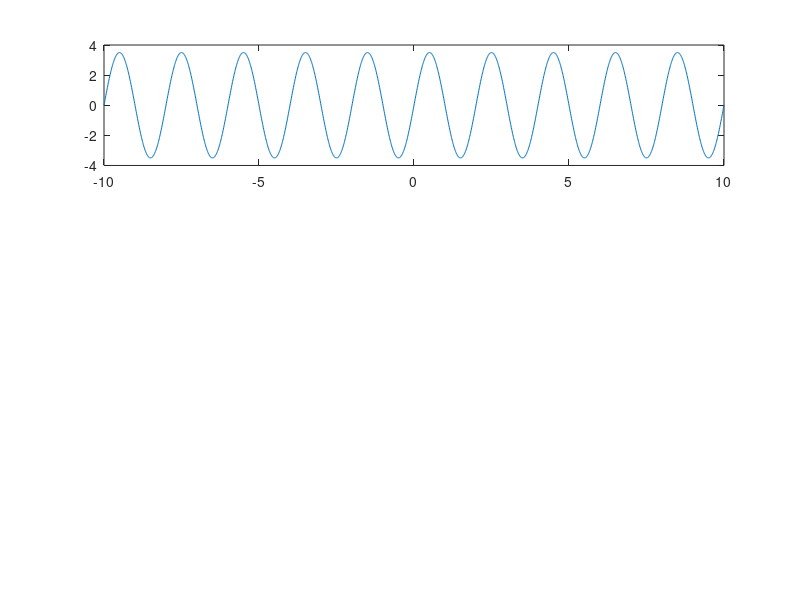

Recreate this plot in MATLAB. (Note: this script raises an error after producing the figure.)
% X1 debe ser una señal senoidal con periodo fundamental T=2s y amplitud 3,5  
t=-10:0.01:10;
A1=3.5;
T1=2;
W1=2*pi/T1;
X1=A1*sin(W1.*t);
figure('Name','SEÑALES X1(t),X2(t),X3(t)');
subplot(3,1,1);
p=plot(t,X1); 
p.Color = 'M';
title('Grafica X1(t)')
axis([-6 6 -5 5])
xlabel("t");
ylabel("x(t)");
grid on;

% X2 señal senoidal con frecuencia angular ω=3*π, fase Φ=1s y amplitud 2,5
t=-10:0.01:10;
A2=2.5;
P2=1;
W2=3*pi;
X2=A2*sin(W2.*(t+P2));
subplot(3,1,2);
p=plot(t,X2); 
p.Color = 'C';
title('Grafica X2(t)')
axis([-6 6 -5 5])
xlabel("t");
ylabel("x(t)");
grid on;

% X3 señal tipo seno con periodo fundamental T=400*π ms, fase Φ=1,5s y amplitud 4. 
t=-10:0.01:10;
A3=4;
T3=(400*pi)*10^(-3);
P3=1.5;
W3=2*pi/T3;
X3=A3*sin(W3.*(t+P3));
subplot(3,1,3);
p=plot(t,X3); 
p.Color = 'R';
title('Grafica X3(t)')
axis([-6 6 -5 5])
xlabel("t");
ylabel("x(t)");
grid on;

% X4(t)= X1(t)-X2(t)
figure('Name','X4(t)=X1(t)-X2(t)');
subplot(2,1,1);
X4=X1-X2;
p=plot(t,X1,'b--'); 
p.Color = 'B';
title('Grafica X1(t)-X2(t)');
hold on;
p=plot(t,X2,'b--');
p.Color = 'Y';
hold off;
legend('X1','X2');
axis([-4 4 -6 6]);
xlabel("t");
ylabel("x(t)");
grid on;
subplot(2,1,2);
p=plot(t,X4); 
p.Color = 'G';
title('Grafica X4(t)');
axis([-4 4 -6 6]);
xlabel("t");
ylabel("x(t)");
grid on;

% X5(t)=X1(t)*X2(t)
figure('Name','X5(t)=X1(t)*X2(t)');
subplot(2,1,1);
X5=X1.*X2;
p=plot(t,X1,'b--'); 
p.Color = 'B';
title('Grafica X1(t)*X2(t)');
hold on;
p=plot(t,X2,'b--');
p.Color = 'R';
hold off;
legend('X1','X2');
axis([-4 4 -8 8]);
xlabel("t");
ylabel("x(t)");
grid on;
subplot(2,1,2);
p=plot(t,X5); 
p.Color = 'M';
title('Grafica X5(t)');
axis([-4 4 -10 8]);
xlabel("t");
ylabel("x(t)");
grid on;

% X6(t)=X1(t)*X3(t) + X2(t)
figure('Name','X6(t)=X1(t)*X3(t) + X2(t)');
subplot(2,1,1);
X6=(X1.*X3)+X2;
p=plot(t,X1,'b--'); 
p.Color = 'R';
title('Grafica X1(t)*X3(t) + X2(t)');
hold on;
p=plot(t,X2,'b--');
p.Color = 'G';
p=plot(t,X3,'b--');
p.Color = 'B';
hold off;
legend('X1','X2','X3');
axis([-4 4 -8 8]);
xlabel("t");
ylabel("x(t)");
grid on;
subplot(2,1,2);
p=plot(t,X6); 
p.Color = 'C';
title('Grafica X6(t)');
axis([-4 4 -15 17]);
xlabel("t");
ylabel("x(t)");
grid on;

% Determine de forma analítica cuáles de las últimas 3 señales generadas es periódica y cuál es su
% periodo fundamental.

f = msgbox({'-------------X4(t)= X1(t)-X2(t)-------------';
    'TX1=2';
    'TX2=2*pi/W2;';
    'SI K ES UN NUMERO RACIONAL SE AFIRMA QUE LA SEÑAL ES PERIODICA';
    'K=TX1/TX2 -->2/(2/3)';
    'K=3/1';
    '----> X4 ES UNA SEÑAL PERIODICA';
    'TX2*3=2';
    'TX1*1=2';
    'EL PERIODO DE LA SEÑAL ES 2';
    ' ';
    '-------------X5(t)= X1(t)*X2(t)-------------';
    'ES NECESARIO REESCRIBIR LA OPERACION COMO SUMA DE COSENOS';
    '1/2((Cos(2π/2 t-(3πt+1)))-(Cos(2π/2 t+(3πt+1))))';
    '1/2 ((Cos(-2πt-1))-(Cos(4πt+1)))';
    'T1=(2*π)/(-2π)=1';
    'T2=(2*π)/4π=1/2';
    'K=TX1/TX2 --> 1/(1/2)' ;
    'K=2/1';
    '----> X5 ES UNA SEÑAL PERIODICA';
    'TX2*2=1';
    'TX1*1=1';
    'EL PERIODO DE LA SEÑAL ES 1';
    ' ';
    '-------------X6(t)=X1(t)*X3(t) + X2(t)-------------';
    'ES NECESARIO REESCRIBIR LA OPERACION COMO SUMA DE COSENOS';
    '1/2 ((Cos(2π/2 t-(5t+1.5)))-(Cos(2π/2 t+(5t+1.5))))';
    '1/2 ((Cos((π-5)t-1.5))-(Cos((π+5)t+1.5)))';
    'T1=(2*π)/(π-5)=IRRACIONAL';
    'T3=(2*π)/(π+5)=IRRACIONAL';
    'K=TX1/TX3';
    'K=[(2*π)/(π-5)]/[(2*π)/(π+5)]=IRRACIONAL';
    '----> X6 ES UNA SEÑAL APERIODICA ';
    '';},'FORMA ANALÍTICA');

set(f,'color','W');




